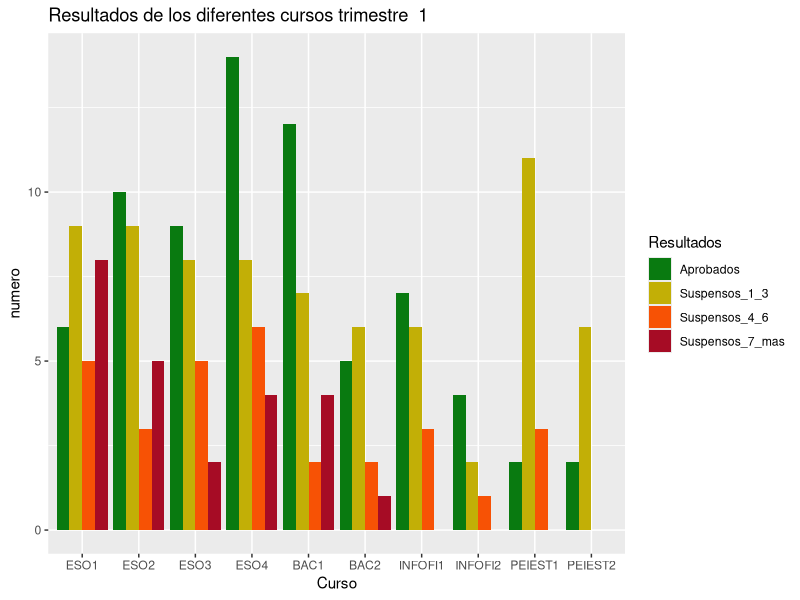
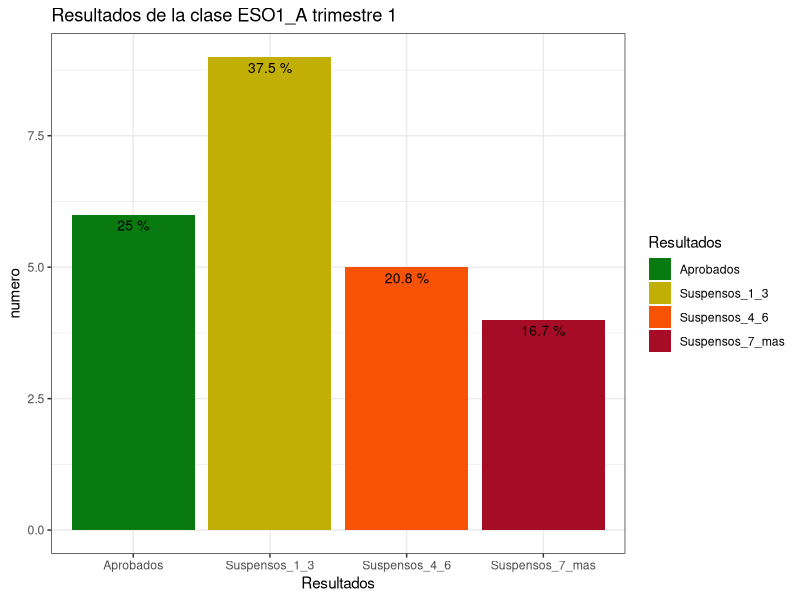
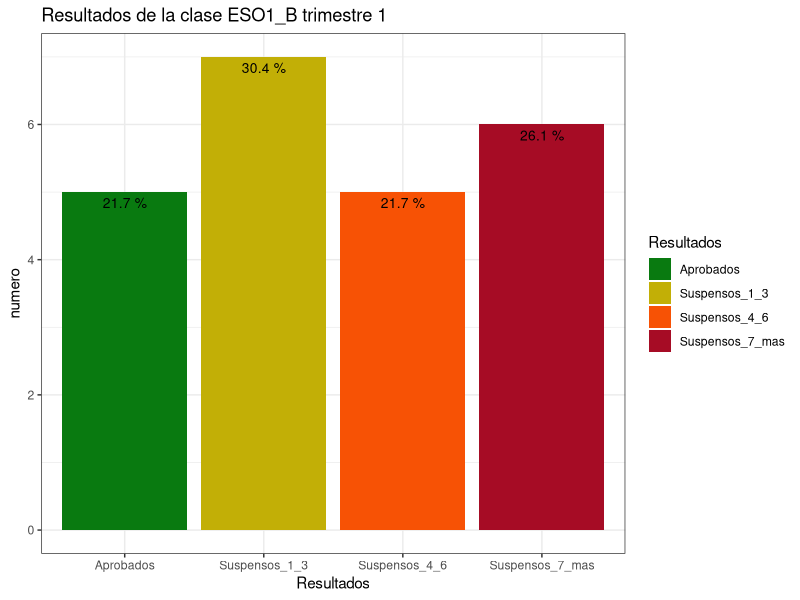
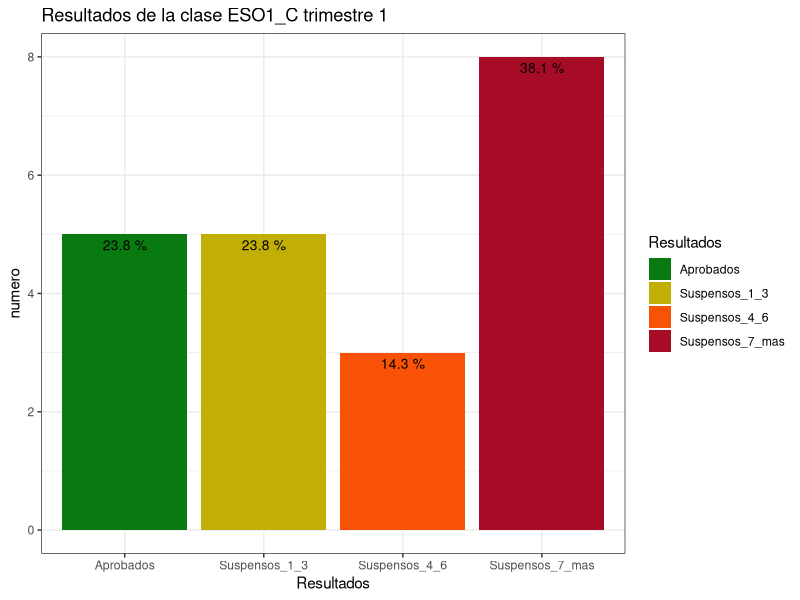
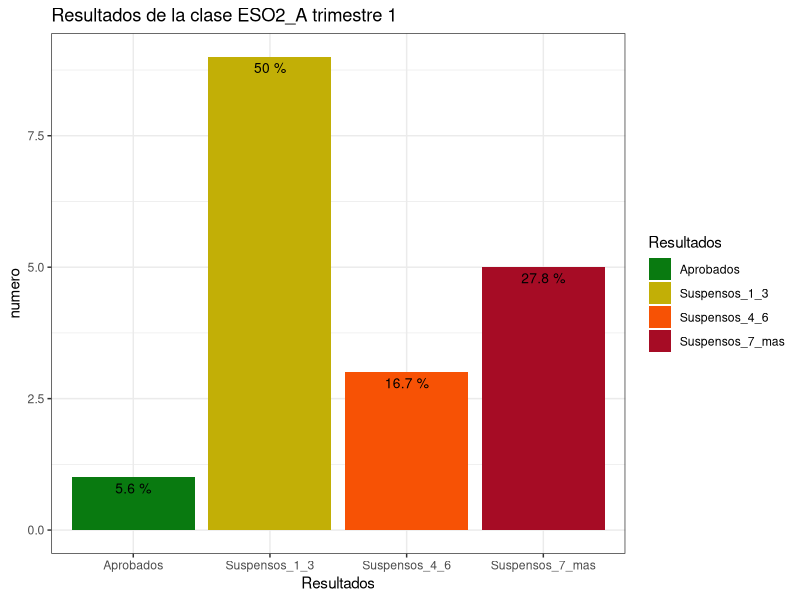
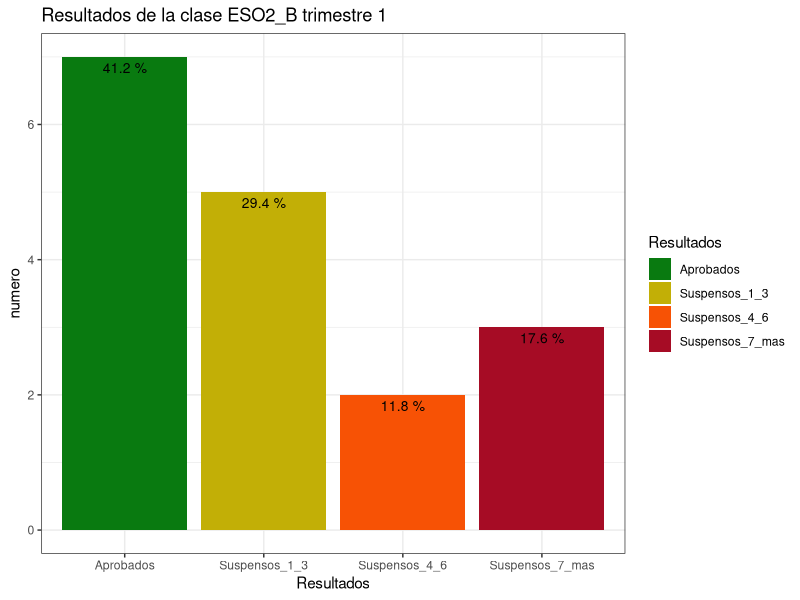
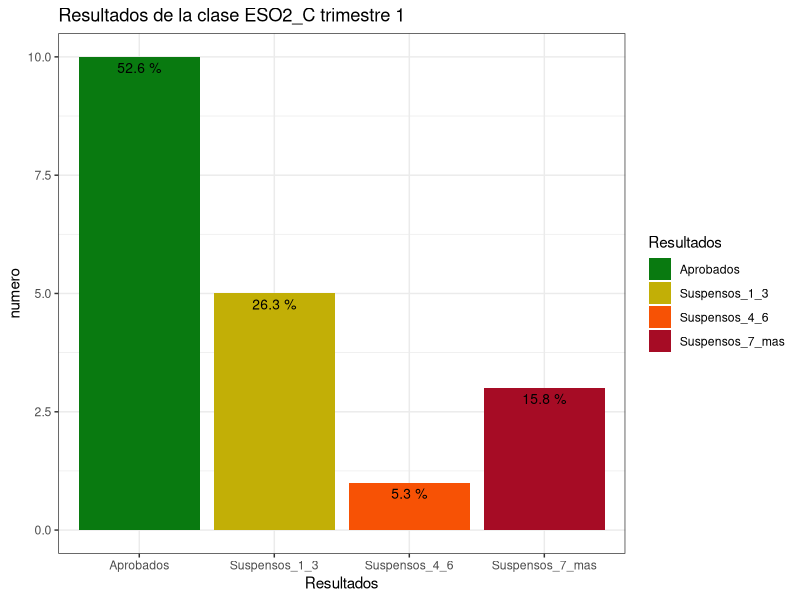
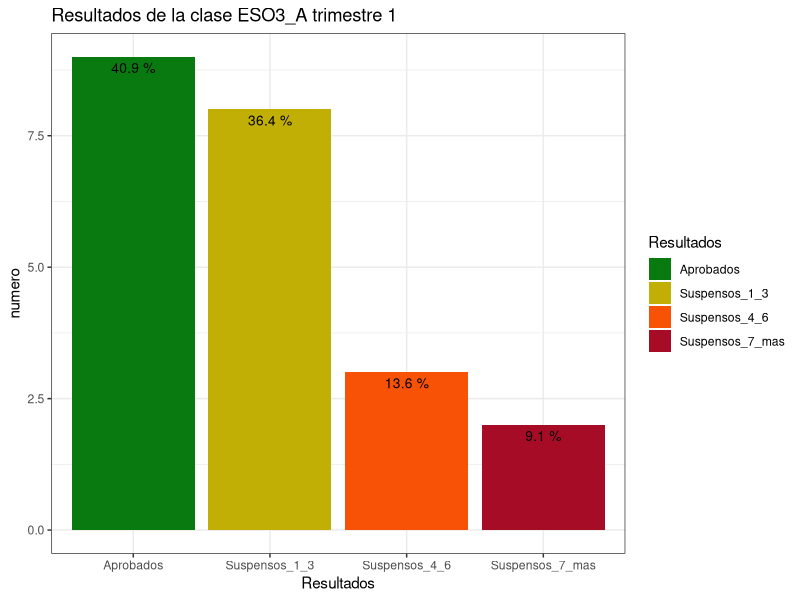

These figures' R source, in order:
library(tidyr)
library(readxl)
library(tidyverse)
library(dplyr)
library(ggplot2)
library(plyr)
rm(list=ls())
#Importamos los datos
datos<-read_xlsx("curso_21_22.xlsx")
#Formateamos los datos
#datos$Curso<-as.factor(datos$Curso)
datos$Letra<-as.factor(datos$Letra)
datos<-datos%>%mutate(Clase=ifelse(!is.na(datos$Letra),paste0(Curso,"_",substr(Letra,1,4)),paste0(Curso)))
datos$Clase<-as.factor(datos$Clase)
datos$Curso<-as.factor(datos$Curso)
datos$Trimestre<-as.factor(datos$Trimestre)
#Ordenamos los niveles de clase
datos$Clase<-factor(datos$Clase,levels=levels(datos$Clase)[c(3:13,1:2,14:17)])
datos$Curso<-factor(datos$Curso,levels=levels(datos$Curso)[c(3:6,1:2,7:10)])
datos1<-pivot_longer(datos,cols = 5:8,names_to = "Resultados",values_to = "numero")
datos1$Resultados<-as.factor(datos1$Resultados)
#Numero de suspensos por case y categorías (Global)
colores<-c("#097a10","#c2af06","#f75205","#a60c25")
#datos2<-datos%>%dplyr::group_by(Curso,Trimestre)%>%summarise(N_alumnos=sum(N_alumnos),Aprobados=sum(Aprobados),
 #               Suspensos_1_3=sum(Suspensos_1_3),Suspensos_4_6=sum(Suspensos_4_6),Suspensos_7_mas=sum(Suspensos_7_mas))
#datos2<-pivot_longer(datos2,cols = 4:7,names_to = "Resultados",values_to = "numero")
#Graficamos los cursos por trimestres
for(i in unique(datos1$Trimestre)){
  datos<-dplyr::filter(datos1,Trimestre==i)
  grafica<-ggplot(data=datos,aes(x=Curso,y=numero,fill=Resultados))+geom_bar(stat="identity",position=position_dodge())+
    theme_grey()+labs(title=paste("Resultados de los diferentes cursos trimestre ",i))+scale_fill_manual(values=colores)
  print(grafica)
}

#Creamos diagramas de barras por trimestres y clases
for(j in unique(datos1$Trimestre)){
  dato<-filter(datos1,Trimestre==j)
  for(i in unique(dato$Clase)){
    dato1<-dplyr::filter(dato,Clase==i)
    fig<-ggplot(dato1,aes(x=Resultados,y=numero,fill=Resultados))+
      geom_bar(stat="identity",position=position_dodge())+geom_text(aes(label=paste(round((numero/N_alumnos)*100,1),"%")),vjust=1.6,color="black",size=3.5)+
      theme_bw()+labs(title=paste("Resultados de la clase",i,"trimestre",j))+scale_fill_manual(values=colores)
    
    print(fig)
    #ggsave(fig,file=paste(resultado,j,i,".jpeg",sep=""),height=11,width=18,dpi=180)
  }
}

#Generamos diagrama de barras por trimestre para cada clase

for(j in unique(datos1$Clase)){
  dato<-filter(datos1,Clase==j & numero>0)
  dato_sort<-arrange(dato,Trimestre)
  dato_cumsum<-ddply(dato_sort,.(Trimestre),transform,label_ypos=rev(cumsum(rev(numero))))
  fig<-ggplot(dato_cumsum,aes(x=Trimestre,y=numero,group=Resultados),ylim(0,N_alumnos))+
    geom_bar(aes(fill=Resultados),stat="identity")+theme_bw()+labs(title=paste("Resultados de la clase",j))+scale_fill_manual(values=colores)+
    geom_text(aes(y=label_ypos,label=numero),vjust=1.6,color="black",size=3.5)
    
    
    print(fig)
}
  



